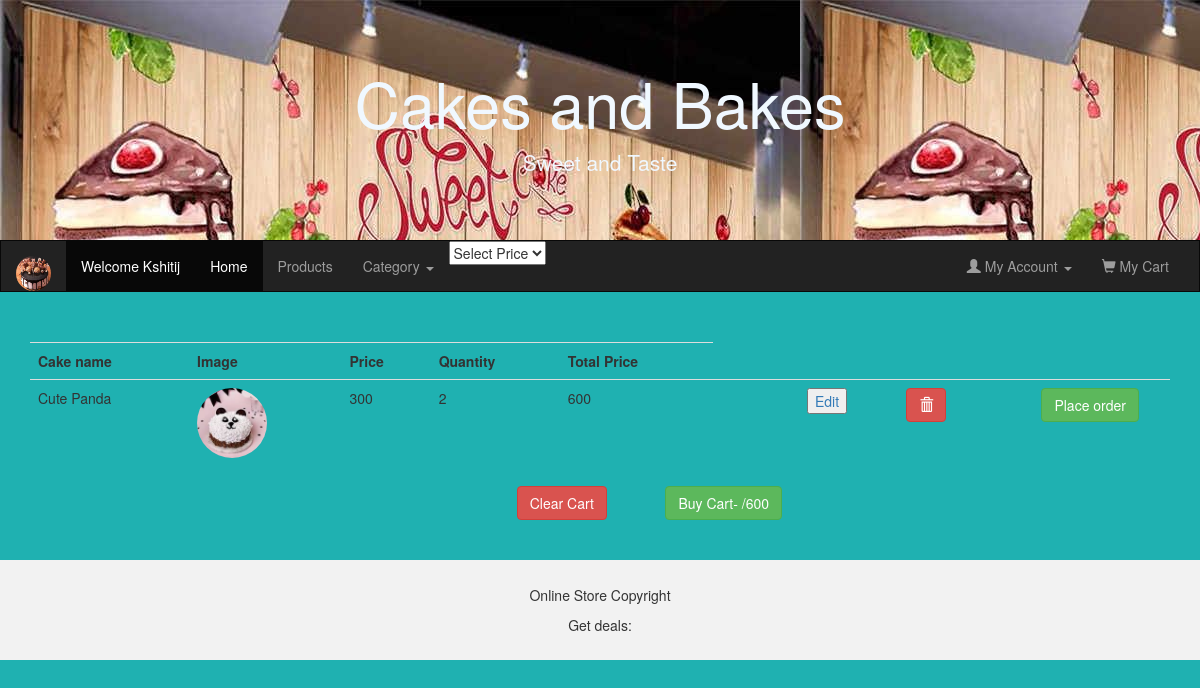
The page /MyCart (signed in) on the database as committed earlier.
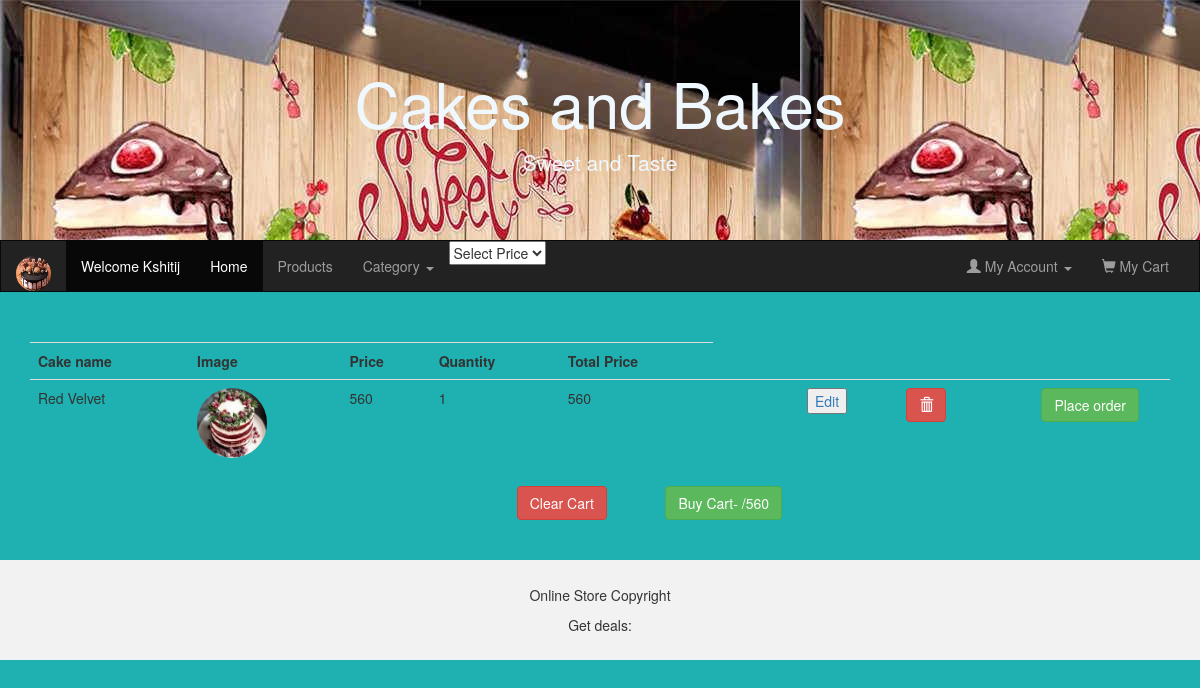
The same page on the database as committed later.
### UserApp/models.py (models this page shows)
class MyCart(models.Model):
    cake=models.ForeignKey(Cake,on_delete=models.SET_NULL,null=True)
    user=models.ForeignKey(UserInfo,on_delete=models.SET_NULL,null=True)
    qty=models.IntegerField(default=2)
    class Meta():
        db_table="MyCart"

### AdminApp/models.py (models this page shows, shortened)
class Cake(models.Model):
    cake_name=models.CharField(max_length=20)
    price=models.IntegerField(null=True)
    image=models.ImageField(default="abc.jpg",upload_to="Images")
    category=models.ForeignKey(Category,on_delete=models.CASCADE)
    class Meta():
        db_table="Cake"

### UserApp/views.py (the view)
# urls.py: path("MyCart",views.showCart),
def showCart(request):
    if request.method=="GET":
        if "uname" in request.session:
            cats=Category.objects.all()
            username=UserInfo.objects.get(username=request.session["uname"]) #getting user object
            cart_items=MyCart.objects.filter(user=username)#Getting cart objects associated with logedIn user
            total=0 #Variable for storing price of cart items(total price)
            for one_cake in cart_items: #Iterating over all items one by one and calculating price of cart
                total+=one_cake.cake.price*one_cake.qty
            request.session["cart_price"]=total
            return render(request,"myCart.html",{"cats":cats,"cart_items":cart_items,"total":total})

### UserApp/templates/myCart.html (shortened to what this page needs)
{%extends "home.html"%}
{%block content%}
<center>
        <table class="table" >
    <tr>
        <th>Cake name</th><th>Image</th><th>Price</th><th>Quantity</th><th>Total Price</th>
    </tr>
    {%for item in cart_items%}
    <form  method="post" id="myform{{item.id}}" action="">
    <tr>
        <td>{{item.cake.cake_name}}</td>
        <td><img src="{{item.cake.image.url}}" class="img-circle" alt="cake image" style="width: 70px; height: 70px;"></td>
        <td>{{item.cake.price}}</td>
        <td>{{item.qty}}</td>
        <td>{% widthratio item.cake.price 1 item.qty %}</td>
        <td><input type="hidden" name="cart_id" value="{{item.id}}"></td>
        <td><input type="hidden" name="qty" value="{{item.qty}}"></td>
        <td><a href="EditCartItem/{{item.id}}"><button class="bi bi-pencil" type="button">Edit</button></a></td>
        <td>
    <button type="button"
            class="btn btn-danger"
            onclick="confirmDelete('{{ item.id }}')">
        <span class="glyphicon glyphicon-trash"></span>
    </button>
</td>
    <td><a href="OrderSingleCake/{{item.id}}/{% widthratio item.cake.price 1 item.qty %}"><button class="btn btn-success" type="button">Place order</button></a></td>
    </tr>
    </form>
    {%endfor%}
</table>
<table>
    <tr><td><button type="button" class="btn btn btn-danger" onclick="confirmClear()" id="clear_cart">Clear Cart</button></td>
        <td><a href="BuyCart/{{request.session.cart_price}}"><button type="button" class="btn btn-success">Buy Cart- /{{request.session.cart_price}}</button></a></td>
    </tr></tr>
</table>
</center>
{%endblock%}

### UserApp/templates/home.html (shortened to what this page needs)
{%load static%}
<!DOCTYPE html>
<html lang="en">
<head>
  <link rel="stylesheet" href="https://maxcdn.bootstrapcdn.com/bootstrap/3.4.1/css/bootstrap.min.css">
</head>
<body>
<div class="jumbotron">
  <div class="container text-center">
    <h1>Cakes and Bakes</h1>
    <p>Sweet and Taste</p>
  </div>
</div>
<nav class="navbar navbar-inverse">
  <div class="container-fluid">
    <div class="navbar-header">
      <a class="navbar-brand" href="#"><img class="img img-circle" src="{%static 'Images/logo.jpg'%}" style="width: 35px; height: 35px;" alt=""></a>
    </div>
    <div class="collapse navbar-collapse" id="myNavbar">
      <ul class="nav navbar-nav">
        {%if "uname" in request.session%}
        <li class="active"><a href="#">Welcome {{request.session.uname}}</a></li>
        {%else%}
        <li class="active"><a href="/">Cake Shop</a></li>
        {%endif%}
        <li class="active"><a href="/">Home</a></li>
        <li><a href="#">Products</a></li>
         <li class="dropdown">
                <a class="dropdown-toggle" data-toggle="dropdown" href="#">Category
                <span class="caret"></span></a>
         <li class="dropdown">
                <form method="get" action="FilterPrice">
                <select name="price_range" onchange="this.form.submit()">
                  <option value="">Select Price</option>
                </select>
              </form>
                </ul>
      <ul class="nav navbar-nav navbar-right">
    {% if "uname" in request.session %}
        <li class="dropdown">
            <a href="#" class="dropdown-toggle" data-toggle="dropdown">
                <span class="glyphicon glyphicon-user"></span> My Account <span class="caret"></span>
            </a>
        </li>
        <li>
            <a href="/MyCart">
                <span class="glyphicon glyphicon-shopping-cart"></span> My Cart
            </a>
        </li>
    {% else %}
        <li><a href="/LogIn"><span class="glyphicon glyphicon-user"></span> Login</a></li>
        <li><a href="/SignUp"><span class="glyphicon glyphicon-edit"></span> Sign Up</a></li>
    {% endif %}
</ul>
    </div>
  </div>
</nav>
<div class="container">
  {%block content%}{%endblock%}
</div><br><br>
<footer class="container-fluid text-center">
  <p>Online Store Copyright</p>
  <form class="form-inline">Get deals:
  </form>
</footer>
</body>
</html>

### UserApp/templates/myCart.html (style rules this page uses)
#clear_cart { margin-right: 2cm; }

Rows that differ between the two databases and show on the page:
removed MyCart: cake.cake_name "Cute Panda", cake.image (picture), cake.price "300", qty "2", cake+qty "600"
added MyCart: cake.cake_name "Red Velvet", cake.image (picture), cake.price "560", qty "1", cake+qty "560"
Other text that changed with them:
{{ request.session.cart_price }}: "600" → "560"
